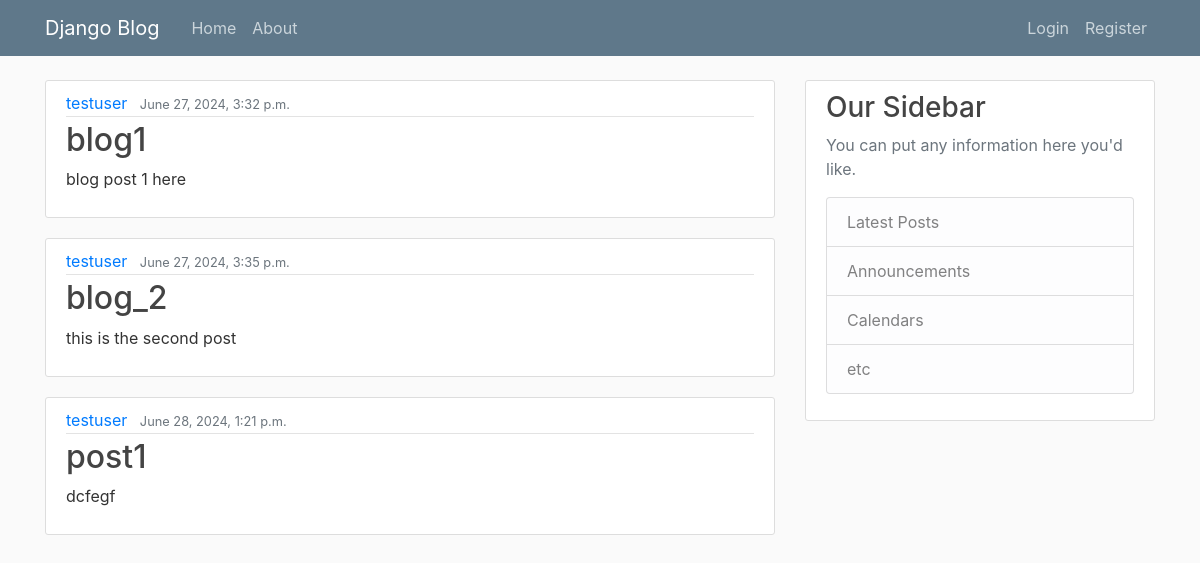
The page / on the database its author committed.
### blogs/models.py (models this page shows, shortened)
class Post(models.Model):
    title= models.CharField(max_length=100)
    content = models.TextField()
    date_posted = models.DateTimeField(default=timezone.now)
    author = models.ForeignKey(User,on_delete=models.CASCADE)

### blogs/views.py (the view)
# urls.py: path('',views.home, name="blog-home"),
def home(request):
    context ={
        'posts':Post.objects.all()
    }
    return render(request, 'blogs/home.html',context)

### blogs/templates/blogs/home.html (shortened to what this page needs)
{% extends "blogs/base.html" %}
 {%block content%}
    {% for post in posts%}
    <article class="media content-section">
        <div class="media-body">
          <div class="article-metadata">
            <a class="mr-2" href="#">{{ post.author }}</a>
            <small class="text-muted">{{ post.date_posted }}</small>
          </div>
          <h2><a class="article-title" href="#">{{ post.title }}</a></h2>
          <p class="article-content">{{ post.content }}</p>
        </div>
      </article>
    {% endfor%}
{%endblock content%}

### blogs/static/blogs/main.css (style rules this page uses)
body { background: #fafafa; color: #333333; margin-top: 5rem; }
h1, h2, h3, h4, h5, h6 { color: #444444; }
.content-section { background: #ffffff; padding: 10px 20px; border: 1px solid #dddddd; border-radius: 3px; margin-bottom: 20px; }
.article-title { color: #444444; }
.article-content { white-space: pre-line; }
.article-metadata { padding-bottom: 1px; margin-bottom: 4px; border-bottom: 1px solid #e3e3e3 }

### rows shown on the page
Post: author "testuser", date_posted "June 27, 2024, 3:32 p.m.", title "blog1", content "blog post 1 here"
Post: author "testuser", date_posted "June 27, 2024, 3:35 p.m.", title "blog_2", content "this is the second post"
Post: author "testuser", date_posted "June 28, 2024, 1:21 p.m.", title "post1", content "dcfegf"
